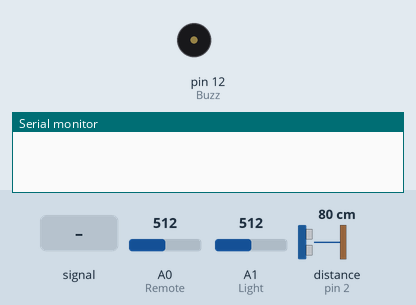
This sketch was run on a simulated Arduino Uno, built with avr-gcc and run on an emulated ATmega328P. Shown: buzzer (waves = sounding, pin HIGH), the last lines printed to the serial monitor. Wiring (inferred from the names in the program): ultrasonic range finder: trigger pin 3; echo pin 2. Inputs (shaded band) come from the test bench; at power-on: A0 (Remote) = 512, A1 (Light) = 512, distance to the obstacle (sensor on pin 2) 80 cm. The echo pulse lasts 58.3 µs per cm; pins used as bus, display or sensor lines are not drawn.

Above: at 1.2 s.
1.3 s: A0 (Remote) fed a 200 Hz sine of ±81 counts around its level
At 1.9 s:
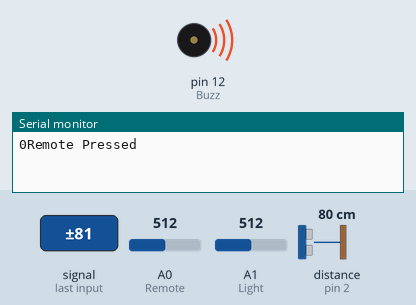
2.8 s: A0 (Remote) set to 716
At 5.4 s:
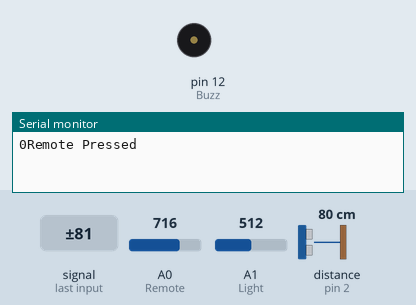
Timing chart, 0 to 6.9 s (numbered marks = the images above; inputs shaded):
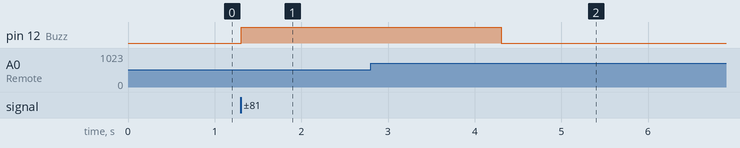

Measured:
- after the input at 1.3 s, pin 12 (Buzz): LOW → HIGH at once
- after the input at 2.8 s, pin 12 (Buzz): HIGH → LOW after 1.5 s

The sketch:

blind_stick.ino
```cpp
const int trigger = 3; //Trigger pin of ultrasonic sensor
const int echo = 2; //Echo pin of ultrasonic sensor Sesnor
const int Buzz = 12; //positive pole of buzzer
const int Remote = A0; //Echo pin of 1st Sesnor
const int Light = A1; //ldr pin of  Sesnor

long time_taken;
int dist;
int Signal;
int Intens;
int similar_count;

void setup() {
Serial.begin(9600);
pinMode(Buzz,OUTPUT);
digitalWrite(Buzz,LOW);
pinMode(trigger, OUTPUT);
pinMode(echo, INPUT);

}

/*###Function to calculate distance###*/
void calculate_distance(int trigger, int echo)
{
digitalWrite(trigger, LOW);
delayMicroseconds(2);
digitalWrite(trigger, HIGH);
delayMicroseconds(10);
digitalWrite(trigger, LOW);

time_taken = pulseIn(echo, HIGH);
dist= time_taken*0.034/2;
if (dist>300)
dist=300;
}

void loop() { //infinite loopy
calculate_distance(trigger,echo);
Signal = analogRead(Remote);
Intens = analogRead(Light);

//Check if Remote is pressed
int temp = analogRead(Remote);
similar_count=0;
while (Signal==temp)
{
 Signal = analogRead(Remote);
 similar_count++;
}

//If remote pressed
if (similar_count<100)
{
  Serial.print(similar_count); Serial.println("Remote Pressed");
  digitalWrite(Buzz,HIGH);delay(3000);digitalWrite(Buzz,LOW);
}

//If very dark
if (Intens<200)
{
  Serial.print(Intens); Serial.println("Bright Light");
  digitalWrite(Buzz,HIGH);delay(200);digitalWrite(Buzz,LOW);delay(200);digitalWrite(Buzz,HIGH);delay(200);

  digitalWrite(Buzz,LOW);delay(200);
  delay(500);
}

//If very bright
if (Intens>800)
{
  Serial.print(Intens); Serial.println("Low Light");
  digitalWrite(Buzz,HIGH);delay(500);digitalWrite(Buzz,LOW);delay(500);digitalWrite(Buzz,HIGH);delay(500);

  digitalWrite(Buzz,LOW);delay(500);
}

if (dist<50)
{
  Serial.print(dist); Serial.println("Object Alert");

  digitalWrite(Buzz,HIGH);
  for (int i=dist; i>0; i--)
    delay(10);

  digitalWrite(Buzz,LOW);
  for (int i=dist; i>0; i--)
    delay(10);

}

//Serial.print("dist=");
//Serial.println(dist);
//Serial.print("Similar_count=");
//Serial.println(similar_count);
//Serial.print("Intens=");
//Serial.println(Intens);
}
```
